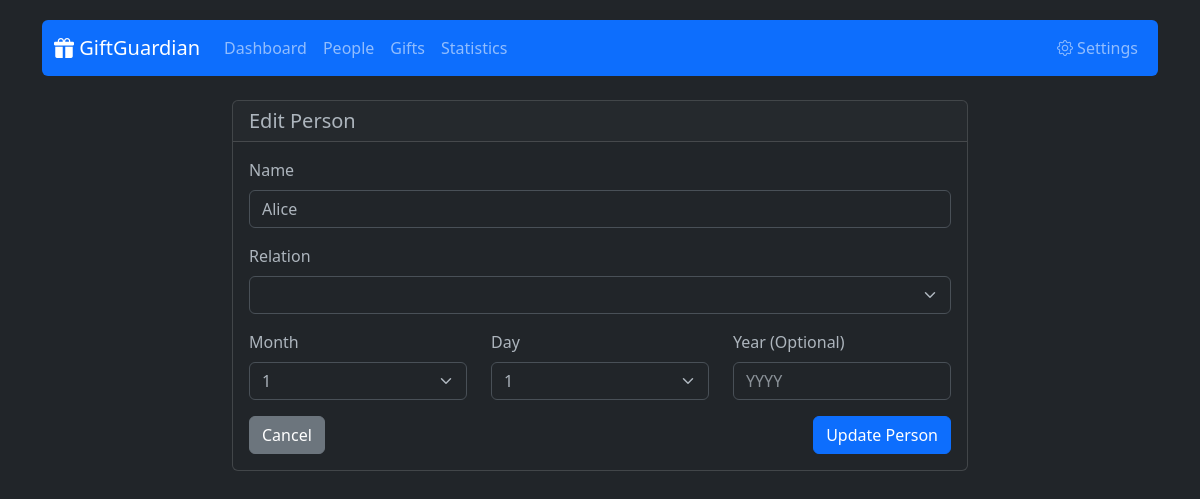
The page /people/edit/1 on the database its author committed.
### app/models.py (models this page shows)
class Person(db.Model):
    id = db.Column(db.Integer, primary_key=True)
    name = db.Column(db.String(100), nullable=False)
    relation_id = db.Column(db.Integer, db.ForeignKey('relation.id'), nullable=True)
    birthday_month = db.Column(db.Integer, nullable=False)
    birthday_day = db.Column(db.Integer, nullable=False)
    birthday_year = db.Column(db.Integer, nullable=True)
    gifts = db.relationship('Gift', backref='person', lazy=True)
    occasions = db.relationship('PersonOccasion', backref='person', lazy=True, cascade="all, delete-orphan")

### app/routes.py (the view, shortened to what this page needs)
@main.route('/people/edit/<int:id>', methods=['GET', 'POST'])
def edit_person(id):
    person = Person.query.get_or_404(id)
    relations = Relation.query.all()
    return render_template('edit_person.html', person=person, relations=relations)

### app/templates/edit_person.html (shortened to what this page needs)
{% extends 'base.html' %}
{% block content %}
<div class="row justify-content-center">
    <div class="col-md-8">
        <div class="card">
            <div class="card-header">
                <h5 class="card-title mb-0">Edit Person</h5>
            </div>
            <div class="card-body">
                <form action="{{ url_for('main.edit_person', id=person.id) }}" method="POST">
                    <div class="mb-3">
                        <label for="name" class="form-label">Name</label>
                        <input type="text" class="form-control" name="name" value="{{ person.name }}" required>
                    </div>
                    <div class="mb-3">
                        <label for="relation_id" class="form-label">Relation</label>
                        <select class="form-select" name="relation_id" required>
                        </select>
                    </div>
                    <div class="row">
                        <div class="col-md-4 mb-3">
                            <label for="month" class="form-label">Month</label>
                            <select class="form-select" name="month" required>
                                {% for m in range(1, 13) %}
                                <option value="{{ m }}" {% if person.birthday_month == m %}selected{% endif %}>{{ m }}</option>
                                {% endfor %}
                            </select>
                        </div>
                        <div class="col-md-4 mb-3">
                            <label for="day" class="form-label">Day</label>
                            <select class="form-select" name="day" required>
                                {% for d in range(1, 32) %}
                                <option value="{{ d }}" {% if person.birthday_day == d %}selected{% endif %}>{{ d }}</option>
                                {% endfor %}
                            </select>
                        </div>
                        <div class="col-md-4 mb-3">
                            <label for="year" class="form-label">Year (Optional)</label>
                            <input type="number" class="form-control" name="year" placeholder="YYYY" min="1900" max="2100" value="{{ person.birthday_year or '' }}">
                        </div>
                    </div>
                    <div class="d-flex justify-content-between">
                         <a href="{{ url_for('main.people_list') }}" class="btn btn-secondary">Cancel</a>
                         <button type="submit" class="btn btn-primary">Update Person</button>
                    </div>
                </form>
            </div>
        </div>
    </div>
</div>
{% endblock %}

### app/templates/base.html (style rules this page uses)
body { padding-top: 20px; }
.card { margin-bottom: 20px; }

### rows shown on the page
Person: name "Alice", month "1", day "1"
